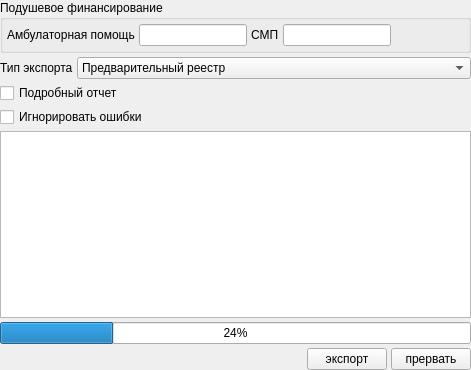
<?xml version="1.0" encoding="UTF-8"?>
<ui version="4.0">
 <class>ExportPage1</class>
 <widget class="QWidget" name="ExportPage1">
  <property name="geometry">
   <rect>
    <x>0</x>
    <y>0</y>
    <width>471</width>
    <height>370</height>
   </rect>
  </property>
  <property name="sizePolicy">
   <sizepolicy hsizetype="MinimumExpanding" vsizetype="MinimumExpanding">
    <horstretch>0</horstretch>
    <verstretch>0</verstretch>
   </sizepolicy>
  </property>
  <property name="windowTitle">
   <string>Form</string>
  </property>
  <layout class="QGridLayout" name="gridLayout_2" rowstretch="0,0,0,0,0,0,0">
   <property name="margin">
    <number>0</number>
   </property>
   <property name="spacing">
    <number>4</number>
   </property>
   <item row="3" column="0" colspan="4">
    <widget class="QCheckBox" name="chkIgnoreErrors">
     <property name="text">
      <string>Игнорировать ошибки</string>
     </property>
    </widget>
   </item>
   <item row="6" column="3">
    <widget class="QPushButton" name="btnCancel">
     <property name="sizePolicy">
      <sizepolicy hsizetype="Maximum" vsizetype="Fixed">
       <horstretch>0</horstretch>
       <verstretch>0</verstretch>
      </sizepolicy>
     </property>
     <property name="text">
      <string>прервать</string>
     </property>
    </widget>
   </item>
   <item row="0" column="0" colspan="4">
    <widget class="QGroupBox" name="bgPerCapita">
     <property name="enabled">
      <bool>true</bool>
     </property>
     <property name="sizePolicy">
      <sizepolicy hsizetype="Preferred" vsizetype="Fixed">
       <horstretch>0</horstretch>
       <verstretch>0</verstretch>
      </sizepolicy>
     </property>
     <property name="minimumSize">
      <size>
       <width>0</width>
       <height>50</height>
      </size>
     </property>
     <property name="title">
      <string>Подушевое финансирование</string>
     </property>
     <layout class="QGridLayout" name="gridLayout">
      <property name="margin">
       <number>4</number>
      </property>
      <property name="spacing">
       <number>4</number>
      </property>
      <item row="0" column="0">
       <widget class="QLabel" name="lblAmbFunding">
        <property name="sizePolicy">
         <sizepolicy hsizetype="Maximum" vsizetype="Fixed">
          <horstretch>0</horstretch>
          <verstretch>0</verstretch>
         </sizepolicy>
        </property>
        <property name="text">
         <string>Амбулаторная помощь</string>
        </property>
        <property name="buddy">
         <cstring>edtAmbFunding</cstring>
        </property>
       </widget>
      </item>
      <item row="0" column="2">
       <widget class="QLineEdit" name="edtAmbFunding">
        <property name="enabled">
         <bool>true</bool>
        </property>
        <property name="sizePolicy">
         <sizepolicy hsizetype="Preferred" vsizetype="Fixed">
          <horstretch>0</horstretch>
          <verstretch>0</verstretch>
         </sizepolicy>
        </property>
        <property name="acceptDrops">
         <bool>true</bool>
        </property>
        <property name="text">
         <string notr="true"/>
        </property>
        <property name="alignment">
         <set>Qt::AlignRight|Qt::AlignTrailing|Qt::AlignVCenter</set>
        </property>
        <property name="readOnly">
         <bool>true</bool>
        </property>
       </widget>
      </item>
      <item row="0" column="3">
       <widget class="QLabel" name="lblEmgFunding">
        <property name="sizePolicy">
         <sizepolicy hsizetype="Maximum" vsizetype="Fixed">
          <horstretch>0</horstretch>
          <verstretch>0</verstretch>
         </sizepolicy>
        </property>
        <property name="text">
         <string>СМП</string>
        </property>
        <property name="buddy">
         <cstring>edtEmgFunding</cstring>
        </property>
       </widget>
      </item>
      <item row="0" column="4">
       <widget class="QLineEdit" name="edtEmgFunding">
        <property name="enabled">
         <bool>true</bool>
        </property>
        <property name="sizePolicy">
         <sizepolicy hsizetype="Preferred" vsizetype="Fixed">
          <horstretch>0</horstretch>
          <verstretch>0</verstretch>
         </sizepolicy>
        </property>
        <property name="text">
         <string notr="true"/>
        </property>
        <property name="alignment">
         <set>Qt::AlignRight|Qt::AlignTrailing|Qt::AlignVCenter</set>
        </property>
        <property name="readOnly">
         <bool>true</bool>
        </property>
       </widget>
      </item>
      <item row="0" column="5">
       <spacer name="horizontalSpacer">
        <property name="orientation">
         <enum>Qt::Horizontal</enum>
        </property>
        <property name="sizeHint" stdset="0">
         <size>
          <width>40</width>
          <height>20</height>
         </size>
        </property>
       </spacer>
      </item>
     </layout>
    </widget>
   </item>
   <item row="4" column="0" colspan="4">
    <widget class="QTextBrowser" name="logBrowser">
     <property name="enabled">
      <bool>true</bool>
     </property>
     <property name="sizePolicy">
      <sizepolicy hsizetype="Expanding" vsizetype="Ignored">
       <horstretch>0</horstretch>
       <verstretch>0</verstretch>
      </sizepolicy>
     </property>
    </widget>
   </item>
   <item row="5" column="0" colspan="4">
    <widget class="CProgressBar" name="progressBar">
     <property name="value">
      <number>24</number>
     </property>
    </widget>
   </item>
   <item row="6" column="0" colspan="2">
    <spacer>
     <property name="orientation">
      <enum>Qt::Horizontal</enum>
     </property>
     <property name="sizeHint" stdset="0">
      <size>
       <width>303</width>
       <height>20</height>
      </size>
     </property>
    </spacer>
   </item>
   <item row="6" column="2">
    <widget class="QPushButton" name="btnExport">
     <property name="sizePolicy">
      <sizepolicy hsizetype="Maximum" vsizetype="Fixed">
       <horstretch>0</horstretch>
       <verstretch>0</verstretch>
      </sizepolicy>
     </property>
     <property name="text">
      <string>экспорт</string>
     </property>
    </widget>
   </item>
   <item row="1" column="0">
    <widget class="QLabel" name="lblExportType">
     <property name="enabled">
      <bool>true</bool>
     </property>
     <property name="sizePolicy">
      <sizepolicy hsizetype="Maximum" vsizetype="Fixed">
       <horstretch>0</horstretch>
       <verstretch>0</verstretch>
      </sizepolicy>
     </property>
     <property name="text">
      <string>Тип экспорта</string>
     </property>
     <property name="buddy">
      <cstring>cmbExportType</cstring>
     </property>
    </widget>
   </item>
   <item row="1" column="1" colspan="3">
    <widget class="QComboBox" name="cmbExportType">
     <property name="enabled">
      <bool>true</bool>
     </property>
     <item>
      <property name="text">
       <string>Предварительный реестр</string>
      </property>
     </item>
     <item>
      <property name="text">
       <string>Реестр(ФОМС, СМО)</string>
      </property>
     </item>
    </widget>
   </item>
   <item row="2" column="0" colspan="4">
    <widget class="QCheckBox" name="chkVerboseLog">
     <property name="text">
      <string>Подробный отчет</string>
     </property>
    </widget>
   </item>
  </layout>
 </widget>
 <customwidgets>
  <customwidget>
   <class>CProgressBar</class>
   <extends>QProgressBar</extends>
   <header>library/ProgressBar.h</header>
  </customwidget>
 </customwidgets>
 <tabstops>
  <tabstop>edtAmbFunding</tabstop>
  <tabstop>cmbExportType</tabstop>
  <tabstop>chkVerboseLog</tabstop>
  <tabstop>chkIgnoreErrors</tabstop>
  <tabstop>logBrowser</tabstop>
  <tabstop>btnExport</tabstop>
  <tabstop>btnCancel</tabstop>
 </tabstops>
 <resources/>
 <connections/>
</ui>
